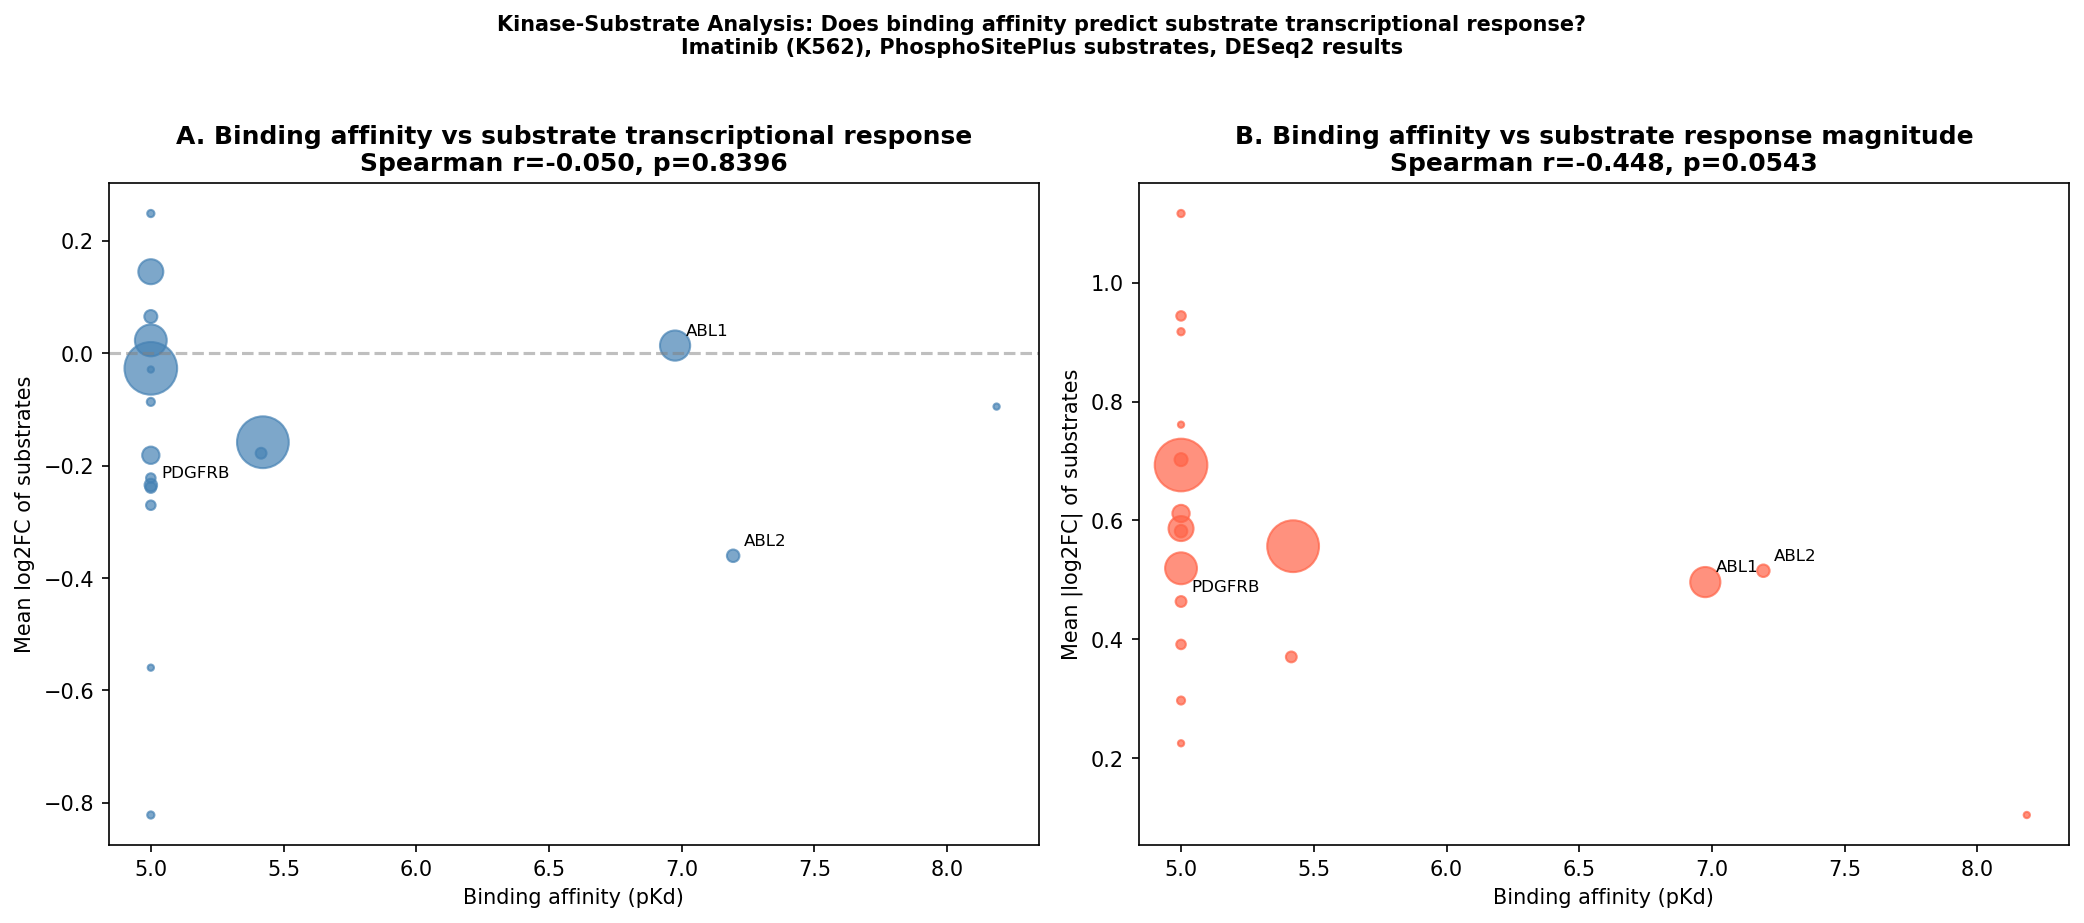

This chart was generated by the following Python code:
import os
import pandas as pd
import numpy as np
import matplotlib.pyplot as plt
import matplotlib.gridspec as gridspec
from scipy.stats import spearmanr, pearsonr
import urllib.request
import json
import time

# ── 1. Load imatinib binding profile ─────────────────────────────────────────
klaeger = pd.read_csv(os.environ.get("KLAEGER_PATH", "/Users/polina/Documents/BioInfStuff/selectivity/klaeger_matrix.csv"), index_col=0)
imatinib = klaeger.loc['Imatinib'].dropna().sort_values(ascending=False)
print(f"Imatinib binding profile: {len(imatinib)} kinases")
print(f"Top 10 targets:\n{imatinib.head(10)}\n")

# ── 2. Load DESeq2 results ────────────────────────────────────────────────────
deseq2 = pd.read_csv('analysis/deseq2_results.csv').set_index('gene_id')
deseq2 = deseq2.dropna(subset=['log2FoldChange', 'padj'])
print(f"DESeq2 results: {len(deseq2)} genes")

# ── 3. Fetch kinase-substrate relationships from Harmonizome ─────────────────
def get_substrates(kinase):
    url = f"https://maayanlab.cloud/Harmonizome/api/1.0/gene_set/{kinase}/PhosphoSitePlus+Substrates+of+Kinases"
    try:
        with urllib.request.urlopen(url, timeout=10) as response:
            data = json.loads(response.read())
            substrates = [a['gene']['symbol'] for a in data.get('associations', [])]
            return substrates
    except:
        return []

# Fetch substrates for top 50 imatinib targets
print("Fetching kinase-substrate relationships from Harmonizome...")
results = []
top_kinases = imatinib.head(50).index.tolist()

for i, kinase in enumerate(top_kinases):
    substrates = get_substrates(kinase)
    time.sleep(0.3)  # rate limit
    
    if len(substrates) == 0:
        continue
    
    # Get expression changes for substrates
    substrate_lfc = []
    for sub in substrates:
        if sub in deseq2.index:
            substrate_lfc.append(deseq2.loc[sub, 'log2FoldChange'])
    
    if len(substrate_lfc) < 3:
        continue
    
    results.append({
        'kinase': kinase,
        'pKd': imatinib[kinase],
        'n_substrates': len(substrates),
        'n_substrates_detected': len(substrate_lfc),
        'mean_substrate_lfc': np.mean(substrate_lfc),
        'mean_abs_substrate_lfc': np.mean(np.abs(substrate_lfc)),
        'median_substrate_lfc': np.median(substrate_lfc),
    })
    
    if (i + 1) % 10 == 0:
        print(f"  Processed {i+1}/{len(top_kinases)} kinases...")

df = pd.DataFrame(results)
print(f"\nKinases with sufficient substrate data: {len(df)}")
print(df.to_string(index=False))

# ── 4. Correlate binding affinity with substrate response ─────────────────────
r_mean, p_mean = spearmanr(df['pKd'], df['mean_substrate_lfc'])
r_abs, p_abs   = spearmanr(df['pKd'], df['mean_abs_substrate_lfc'])

print(f"\nSpearman correlation (pKd vs mean substrate log2FC): r={r_mean:.3f}, p={p_mean:.4f}")
print(f"Spearman correlation (pKd vs mean |substrate log2FC|): r={r_abs:.3f}, p={p_abs:.4f}")

# ── 5. Key targets ────────────────────────────────────────────────────────────
print("\nKey imatinib targets:")
for target in ['ABL1', 'ABL2', 'KIT', 'PDGFRB', 'PDGFRA', 'DDR1', 'DDR2']:
    row = df[df['kinase'] == target]
    if len(row) > 0:
        r = row.iloc[0]
        print(f"  {target:8s}: pKd={r['pKd']:.2f}, n_substrates={r['n_substrates_detected']:3.0f}, "
              f"mean_lfc={r['mean_substrate_lfc']:+.3f}, mean_|lfc|={r['mean_abs_substrate_lfc']:.3f}")

# ── 6. Save results ───────────────────────────────────────────────────────────
df.to_csv('analysis/kinase_substrate_results.csv', index=False)

# ── 7. Plot ───────────────────────────────────────────────────────────────────
fig, axes = plt.subplots(1, 2, figsize=(14, 6))

# Panel A: pKd vs mean substrate log2FC
axes[0].scatter(df['pKd'], df['mean_substrate_lfc'], 
                s=df['n_substrates_detected']*3, alpha=0.7, color='steelblue')
axes[0].axhline(0, color='grey', linestyle='--', alpha=0.5)

for _, row in df[df['kinase'].isin(['ABL1','ABL2','KIT','PDGFRB','DDR1'])].iterrows():
    axes[0].annotate(row['kinase'], (row['pKd'], row['mean_substrate_lfc']),
                     fontsize=8, xytext=(5,5), textcoords='offset points')

axes[0].set_xlabel('Binding affinity (pKd)')
axes[0].set_ylabel('Mean log2FC of substrates')
axes[0].set_title(f'A. Binding affinity vs substrate transcriptional response\nSpearman r={r_mean:.3f}, p={p_mean:.4f}',
                  fontweight='bold')

# Panel B: pKd vs mean |substrate log2FC|
axes[1].scatter(df['pKd'], df['mean_abs_substrate_lfc'],
                s=df['n_substrates_detected']*3, alpha=0.7, color='tomato')

for _, row in df[df['kinase'].isin(['ABL1','ABL2','KIT','PDGFRB','DDR1'])].iterrows():
    axes[1].annotate(row['kinase'], (row['pKd'], row['mean_abs_substrate_lfc']),
                     fontsize=8, xytext=(5,5), textcoords='offset points')

axes[1].set_xlabel('Binding affinity (pKd)')
axes[1].set_ylabel('Mean |log2FC| of substrates')
axes[1].set_title(f'B. Binding affinity vs substrate response magnitude\nSpearman r={r_abs:.3f}, p={p_abs:.4f}',
                  fontweight='bold')

plt.suptitle('Kinase-Substrate Analysis: Does binding affinity predict substrate transcriptional response?\nImatinib (K562), PhosphoSitePlus substrates, DESeq2 results',
             fontsize=10, fontweight='bold', y=1.02)
plt.tight_layout()
plt.savefig('analysis/kinase_substrate_analysis.png', dpi=150, bbox_inches='tight')
plt.close()

print("\nOutput: analysis/kinase_substrate_analysis.png")
print("Output: analysis/kinase_substrate_results.csv")
